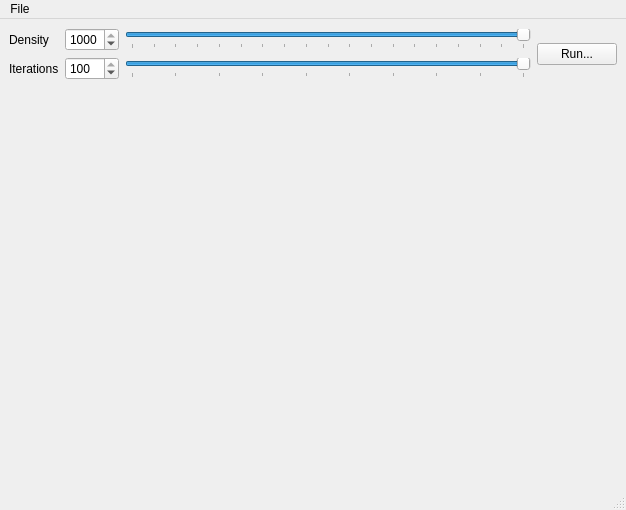
<?xml version="1.0" encoding="UTF-8"?>
<ui version="4.0">
 <class>MainWindow</class>
 <widget class="QMainWindow" name="MainWindow">
  <property name="geometry">
   <rect>
    <x>0</x>
    <y>0</y>
    <width>626</width>
    <height>510</height>
   </rect>
  </property>
  <property name="windowTitle">
   <string>MainWindow</string>
  </property>
  <widget class="QWidget" name="centralwidget">
   <layout class="QVBoxLayout" name="verticalLayout_2">
    <item>
     <layout class="QVBoxLayout" name="verticalLayout">
      <item>
       <layout class="QHBoxLayout" name="horizontalLayout">
        <item>
         <layout class="QGridLayout" name="gridLayout">
          <item row="0" column="0">
           <widget class="QLabel" name="densityLabel">
            <property name="text">
             <string>Density</string>
            </property>
           </widget>
          </item>
          <item row="0" column="1">
           <widget class="QSpinBox" name="spinDensity">
            <property name="minimum">
             <number>100</number>
            </property>
            <property name="maximum">
             <number>1000</number>
            </property>
            <property name="singleStep">
             <number>50</number>
            </property>
            <property name="value">
             <number>1000</number>
            </property>
           </widget>
          </item>
          <item row="0" column="2">
           <widget class="QSlider" name="densitySlider">
            <property name="minimum">
             <number>100</number>
            </property>
            <property name="maximum">
             <number>1000</number>
            </property>
            <property name="singleStep">
             <number>50</number>
            </property>
            <property name="value">
             <number>1000</number>
            </property>
            <property name="orientation">
             <enum>Qt::Horizontal</enum>
            </property>
            <property name="tickPosition">
             <enum>QSlider::TicksBelow</enum>
            </property>
            <property name="tickInterval">
             <number>50</number>
            </property>
           </widget>
          </item>
          <item row="1" column="0">
           <widget class="QLabel" name="iterationsLabel">
            <property name="text">
             <string>Iterations</string>
            </property>
           </widget>
          </item>
          <item row="1" column="1">
           <widget class="QSpinBox" name="spinIterations">
            <property name="minimum">
             <number>10</number>
            </property>
            <property name="maximum">
             <number>100</number>
            </property>
            <property name="singleStep">
             <number>10</number>
            </property>
            <property name="value">
             <number>100</number>
            </property>
           </widget>
          </item>
          <item row="1" column="2">
           <widget class="QSlider" name="iterationSlider">
            <property name="minimum">
             <number>10</number>
            </property>
            <property name="maximum">
             <number>100</number>
            </property>
            <property name="singleStep">
             <number>10</number>
            </property>
            <property name="value">
             <number>100</number>
            </property>
            <property name="orientation">
             <enum>Qt::Horizontal</enum>
            </property>
            <property name="tickPosition">
             <enum>QSlider::TicksBelow</enum>
            </property>
            <property name="tickInterval">
             <number>10</number>
            </property>
           </widget>
          </item>
         </layout>
        </item>
        <item>
         <widget class="QPushButton" name="runButton">
          <property name="text">
           <string>Run...</string>
          </property>
         </widget>
        </item>
       </layout>
      </item>
      <item>
       <widget class="QLabel" name="imageLabel">
        <property name="sizePolicy">
         <sizepolicy hsizetype="Preferred" vsizetype="MinimumExpanding">
          <horstretch>0</horstretch>
          <verstretch>0</verstretch>
         </sizepolicy>
        </property>
        <property name="text">
         <string/>
        </property>
        <property name="scaledContents">
         <bool>true</bool>
        </property>
        <property name="alignment">
         <set>Qt::AlignCenter</set>
        </property>
       </widget>
      </item>
     </layout>
    </item>
   </layout>
  </widget>
  <widget class="QMenuBar" name="menubar">
   <property name="geometry">
    <rect>
     <x>0</x>
     <y>0</y>
     <width>626</width>
     <height>20</height>
    </rect>
   </property>
   <widget class="QMenu" name="menuFile">
    <property name="title">
     <string>File</string>
    </property>
    <addaction name="actionFileExit"/>
   </widget>
   <addaction name="menuFile"/>
  </widget>
  <widget class="QStatusBar" name="statusbar"/>
  <action name="actionFileExit">
   <property name="text">
    <string>Exit</string>
   </property>
  </action>
 </widget>
 <resources/>
 <connections>
  <connection>
   <sender>densitySlider</sender>
   <signal>valueChanged(int)</signal>
   <receiver>spinDensity</receiver>
   <slot>setValue(int)</slot>
   <hints>
    <hint type="sourcelabel">
     <x>337</x>
     <y>43</y>
    </hint>
    <hint type="destinationlabel">
     <x>109</x>
     <y>43</y>
    </hint>
   </hints>
  </connection>
  <connection>
   <sender>spinDensity</sender>
   <signal>valueChanged(int)</signal>
   <receiver>densitySlider</receiver>
   <slot>setValue(int)</slot>
   <hints>
    <hint type="sourcelabel">
     <x>109</x>
     <y>43</y>
    </hint>
    <hint type="destinationlabel">
     <x>337</x>
     <y>43</y>
    </hint>
   </hints>
  </connection>
  <connection>
   <sender>iterationSlider</sender>
   <signal>valueChanged(int)</signal>
   <receiver>spinIterations</receiver>
   <slot>setValue(int)</slot>
   <hints>
    <hint type="sourcelabel">
     <x>337</x>
     <y>73</y>
    </hint>
    <hint type="destinationlabel">
     <x>109</x>
     <y>73</y>
    </hint>
   </hints>
  </connection>
  <connection>
   <sender>spinIterations</sender>
   <signal>valueChanged(int)</signal>
   <receiver>iterationSlider</receiver>
   <slot>setValue(int)</slot>
   <hints>
    <hint type="sourcelabel">
     <x>109</x>
     <y>73</y>
    </hint>
    <hint type="destinationlabel">
     <x>337</x>
     <y>73</y>
    </hint>
   </hints>
  </connection>
 </connections>
</ui>
